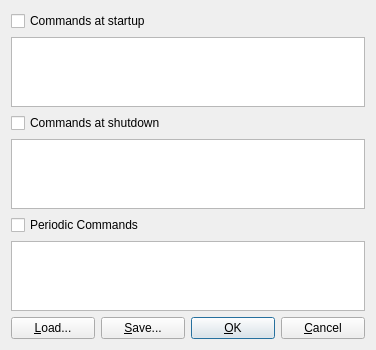
<?xml version="1.0" encoding="UTF-8"?>
<ui version="4.0">
 <class>CmdOptDialog</class>
 <widget class="QWidget" name="CmdOptDialog">
  <property name="geometry">
   <rect>
    <x>0</x>
    <y>0</y>
    <width>376</width>
    <height>264</height>
   </rect>
  </property>
  <property name="windowTitle">
   <string>Serial/TCP Commands</string>
  </property>
  <property name="toolTip">
   <string/>
  </property>
  <layout class="QVBoxLayout" name="verticalLayout">
   <item>
    <widget class="QCheckBox" name="ChkOpenCmd">
     <property name="toolTip">
      <string/>
     </property>
     <property name="text">
      <string>Commands at startup</string>
     </property>
     <property name="checked">
      <bool>false</bool>
     </property>
    </widget>
   </item>
   <item>
    <widget class="QPlainTextEdit" name="OpenCmd">
     <property name="enabled">
      <bool>true</bool>
     </property>
     <property name="toolTip">
      <string/>
     </property>
     <property name="plainText">
      <string/>
     </property>
    </widget>
   </item>
   <item>
    <widget class="QCheckBox" name="ChkCloseCmd">
     <property name="toolTip">
      <string/>
     </property>
     <property name="text">
      <string>Commands at shutdown</string>
     </property>
     <property name="checked">
      <bool>false</bool>
     </property>
    </widget>
   </item>
   <item>
    <widget class="QPlainTextEdit" name="CloseCmd">
     <property name="enabled">
      <bool>true</bool>
     </property>
     <property name="toolTip">
      <string/>
     </property>
     <property name="plainText">
      <string/>
     </property>
    </widget>
   </item>
   <item>
    <widget class="QCheckBox" name="ChkPeriodicCmd">
     <property name="toolTip">
      <string/>
     </property>
     <property name="text">
      <string>Periodic Commands</string>
     </property>
     <property name="checked">
      <bool>false</bool>
     </property>
    </widget>
   </item>
   <item>
    <widget class="QPlainTextEdit" name="PeriodicCmd">
     <property name="enabled">
      <bool>true</bool>
     </property>
     <property name="toolTip">
      <string/>
     </property>
     <property name="plainText">
      <string/>
     </property>
    </widget>
   </item>
   <item>
    <widget class="QWidget" name="widget" native="true">
     <layout class="QHBoxLayout" name="horizontalLayout">
      <property name="leftMargin">
       <number>0</number>
      </property>
      <property name="topMargin">
       <number>0</number>
      </property>
      <property name="rightMargin">
       <number>0</number>
      </property>
      <property name="bottomMargin">
       <number>0</number>
      </property>
      <item>
       <widget class="QPushButton" name="BtnLoad">
        <property name="enabled">
         <bool>true</bool>
        </property>
        <property name="toolTip">
         <string/>
        </property>
        <property name="text">
         <string>&amp;Load...</string>
        </property>
       </widget>
      </item>
      <item>
       <widget class="QPushButton" name="BtnSave">
        <property name="enabled">
         <bool>true</bool>
        </property>
        <property name="toolTip">
         <string/>
        </property>
        <property name="text">
         <string>&amp;Save...</string>
        </property>
       </widget>
      </item>
      <item>
       <widget class="QPushButton" name="BtnOk">
        <property name="enabled">
         <bool>true</bool>
        </property>
        <property name="toolTip">
         <string/>
        </property>
        <property name="text">
         <string>&amp;OK</string>
        </property>
        <property name="autoDefault">
         <bool>true</bool>
        </property>
        <property name="default">
         <bool>true</bool>
        </property>
       </widget>
      </item>
      <item>
       <widget class="QPushButton" name="BtnCancel">
        <property name="enabled">
         <bool>true</bool>
        </property>
        <property name="toolTip">
         <string/>
        </property>
        <property name="text">
         <string>&amp;Cancel</string>
        </property>
       </widget>
      </item>
     </layout>
    </widget>
   </item>
  </layout>
 </widget>
 <resources/>
 <connections/>
</ui>
